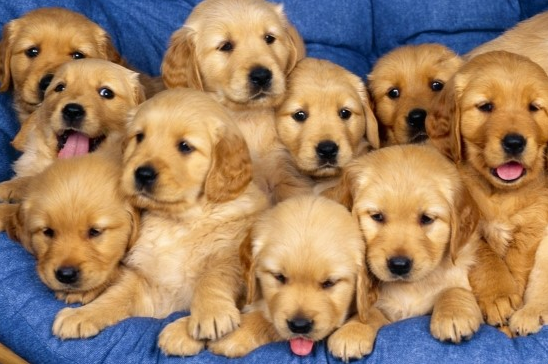
#> input picture workspace/python/18_computer_vision/images/dog.bmp, 548 x 364 px
$ python 02_draw_polygon.py
#> lines starting #> are read from the running program, lines starting #| are printed output that depends on the picture
import cv2
from pathlib import Path

IMG_DIR = Path() / ".." / "images"

img1 = IMG_DIR / "dog.bmp"

img1 = cv2.imread(img1)
#> img1 is the input picture: shape (364, 548, 3); mean B, G, R 100.4, 128.9, 159
img1_center_tuple = (round(img1.shape[1]/2), round(img1.shape[0]/2))
#> img1_center_tuple = (274, 182)
img1_short_side = min(img1.shape[0], img1.shape[1])
#> img1_short_side = 364

cv2.rectangle(img1, (50, 200), (100, 400), (255, 127, 127), 3)
cv2.circle(
    img1,
    img1_center_tuple, #(round(img1.shape[1]/2), round(img1.shape[0]/2)),
    round(min(img1.shape[0], img1.shape[1])/4),
    (0, 0, 0),
    3
)
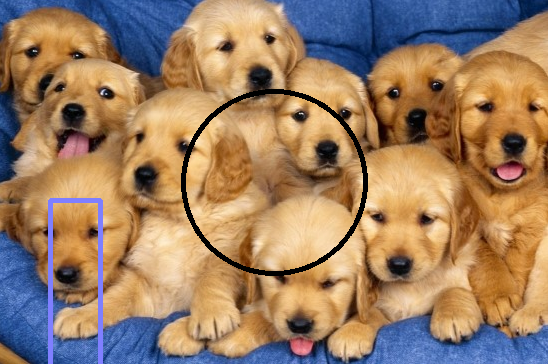
#> img1: shape (364, 548, 3); mean B, G, R 100.3, 126.7, 155.9

cv2.putText(
    img1,
    "텍스트입니다",
    img1_center_tuple,# (round(img1.shape[1]/2)-200, round(img1.shape[0]/2)+100),
    cv2.FONT_HERSHEY_COMPLEX,
    1.0,
    (0, 0, 0),
    200
)
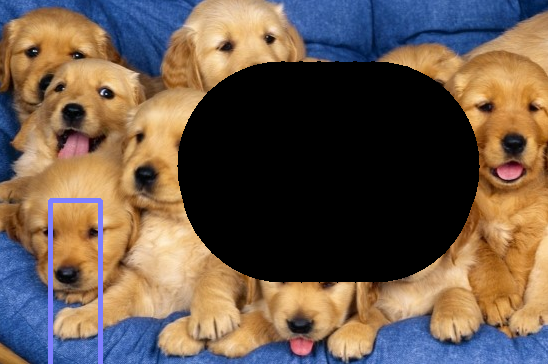
#> img1: shape (364, 548, 3); mean B, G, R 75.5, 88.6, 106

cv2.imshow("rectangle", img1)

cv2.waitKey(0)
cv2.destroyAllWindows()

$ run again, with workspace/python/18_computer_vision/images/field.bmp copied over workspace/python/18_computer_vision/images/dog.bmp
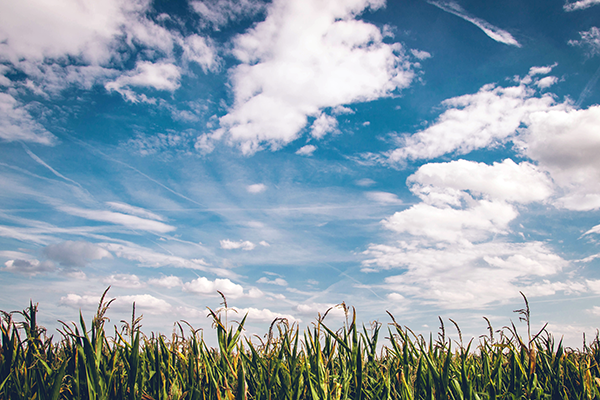
#> input picture workspace/python/18_computer_vision/images/field.bmp, 600 x 400 px
#> img1 is the input picture: shape (400, 600, 3); mean B, G, R 173.2, 160.3, 141.8
#> `cv2.circle( img1, img1_center_tuple,`:
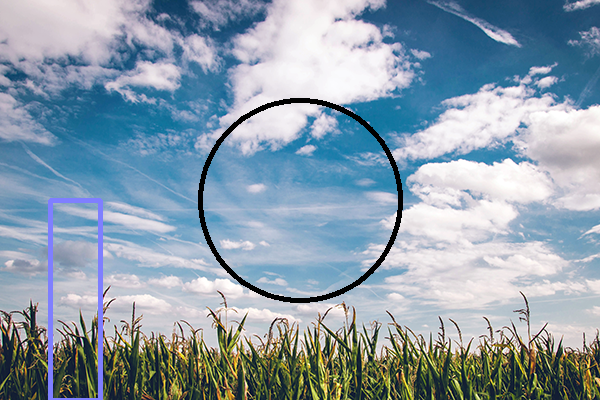
#> img1: shape (400, 600, 3); mean B, G, R 171.6, 157.7, 139.7
#> `cv2.putText( img1, "텍스트입니다", img1_center_tuple,# (round(img1.shape[1]/..`:
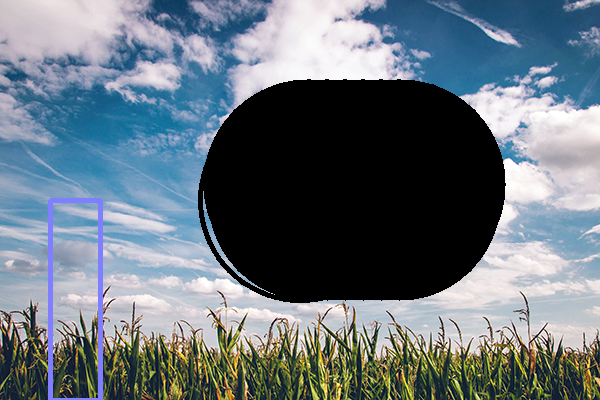
#> img1: shape (400, 600, 3); mean B, G, R 124.7, 115.7, 103.7
